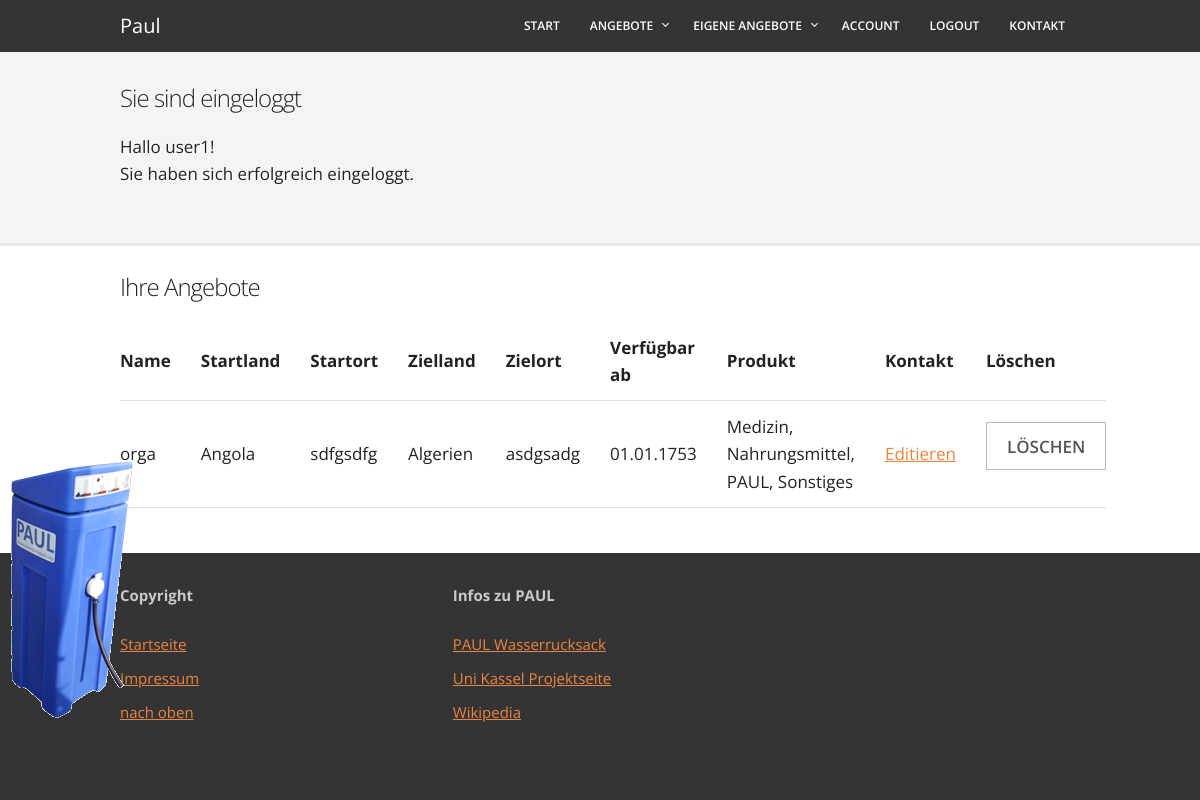
Page /AngebotEditieren/list_Own_Deliver.php (signed in) on the earlier database version.
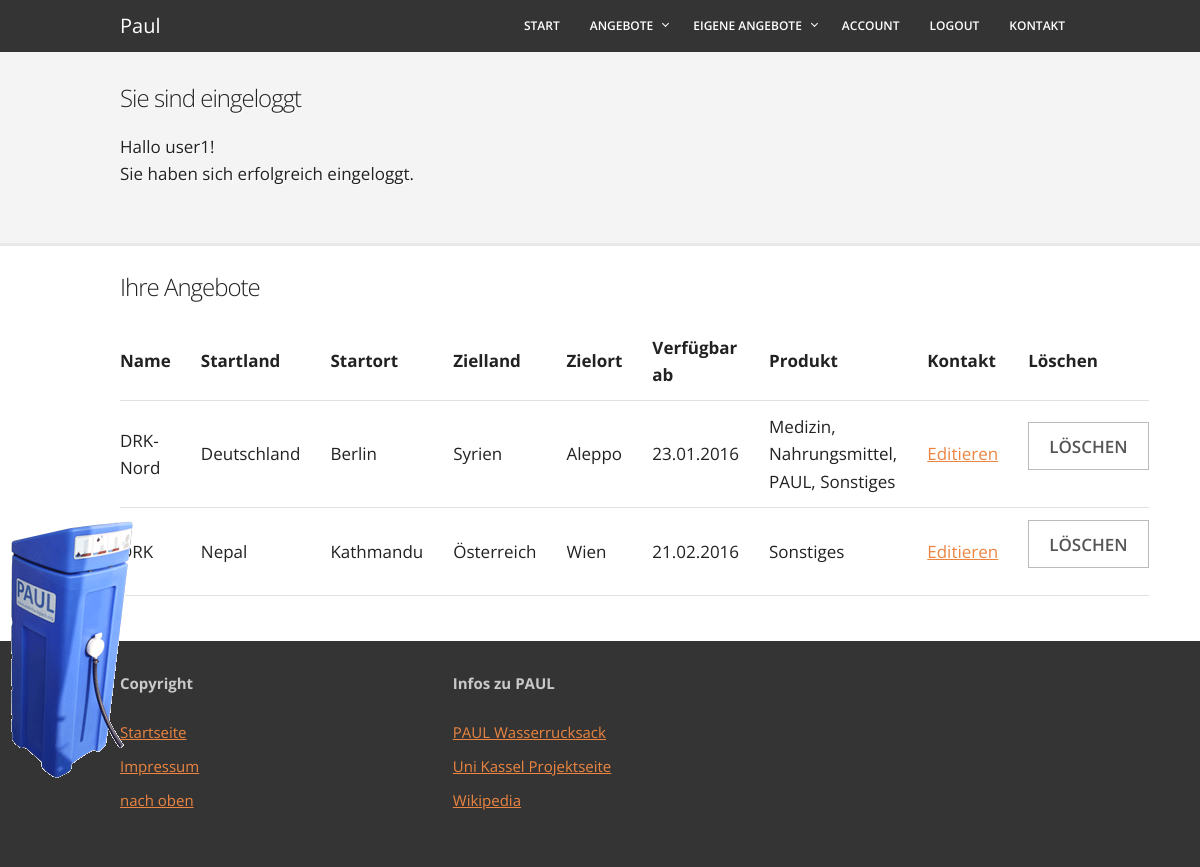
Same page on the later database version.
### tables this page shows
CREATE TABLE `deliverer_offer` (
  `ID` int(11) NOT NULL,
  `offerer` char(50) NOT NULL,
  `eMail` char(50) NOT NULL,
  `startCountry` int(11) NOT NULL,
  `startVillage` char(50) NOT NULL,
  `destinationCountry` int(11) NOT NULL,
  `destinationVillage` char(50) NOT NULL,
  `startDate` date NOT NULL,
  `endDate` date NOT NULL,
  `responsibleAcc` int(11) NOT NULL,
  `textField` varchar(3500) DEFAULT NULL
);

CREATE TABLE `countries` (
  `ID` int(11) NOT NULL,
  `abbreviation` char(6) NOT NULL,
  `countryName` char(20) NOT NULL
);

### AngebotEditieren/Edit_HTML_functions.php (called while the page is built, shortened)
<?php
function getOwnDeliverer($accID){
    return "SELECT do.id, do.offerer, c1.countryName as startCountry, do.startVillage, c2.countryName as destCountry, do.destinationVillage, do.startDate, prod.pr "
                          . "FROM "
                          . "(SELECT p.productname as pr, d.ID "
                          . "FROM productsdelivererjoin pdj "
                          . "join products p on pdj.ID_product = p.ID "
                          . "join deliverer_offer d on pdj.ID_delivererOffer = d.ID) prod, deliverer_offer do "
                          . "join countries c1 on do.startCountry = c1.id "
                          . "join countries c2 on do.destinationCountry = c2.ID "
                          . "WHERE prod.ID = do.ID AND do.responsibleAcc = $accID ORDER BY do.ID";
}

### includes/functions.php (called while the page is built, shortened)
<?php
function reformDatetoNormal($date) {
    return (new DateTime($date))->format('d.m.Y');
}
?>

### AngebotEditieren/list_Own_Deliver.php (the view, shortened to what this page needs)
<?php
$root = $_SERVER['DOCUMENT_ROOT'];
include_once ($root . "/helping_supplies/template/head.php");
include_once ($root . "/helping_supplies/template/header.php");
$accountID = $_SESSION['accountsId'];
include '../includes/dbConnectPDO.php';
include './Edit_HTML_functions.php';
?>
<div class="container">
    <h3>Ihre Angebote</h3>
        <table style="width: 100%">
            <tr align="left">
                          <th>Name</th>
                          <th>Startland</th>
                          <th>Startort</th>
                          <th>Zielland</th>
                          <th>Zielort</th>
                          <th>Verfügbar ab</th>
                          <th>Produkt</th>
                          <th>Kontakt</th>
                          <th>Löschen</th>
            </tr>
            <?php
            $statement = getOwnDeliverer($accountID);
                   $id = -1;
                  $test=$db->query($statement);
                  $test->fetch();
                  foreach($iter=$db->query($statement) as $row)
                  {
                      if($id != htmlspecialchars($row['id'])){
                          $id = htmlspecialchars($row['id']);
                          echo "<form onSubmit=\"return\" action=\"" . htmlspecialchars($_SERVER["PHP_SELF"]) . "\" method=\"post\">";
                          echo "<tr align=\"left\">\n";
                          echo "<td>" . htmlspecialchars($row['offerer']) . "</td>\n";
                          echo "<td>" . htmlspecialchars($row['startCountry']) . "</td>\n";
                          echo "<td>" . htmlspecialchars($row['startVillage']) . "</td>\n";
                          echo "<td>" . htmlspecialchars($row['destCountry']) . "</td>\n";
                          echo "<td>" . htmlspecialchars($row['destinationVillage']) . "</td>\n";
                          echo "<td>" . reformDatetoNormal(htmlspecialchars($row['startDate'])) . "</td>\n";
                          echo "<td>";
                          do{
                            echo htmlspecialchars($row['pr']);
                            if(($temp = $test->fetchColumn()) == $id){
                                $row = $iter->fetch();
                                echo ", ";
                            }
                            else {
                                break;
                            }
                          }while(true);
                          echo "</td>\n";
                          echo "<td>" . "<a href= /helping_supplies/AngebotEditieren/edit_Offer_Deliver_HTML.php?id=$id>Editieren</a></td>\n";
                          echo "<td>" . "<input type=\"submit\" value=\"Löschen\" name=\"delete\" onclick=\"return confirm('Eintrag wirklich löschen?');this.parentNode.removeChild(this);\"></td>\n";
                          echo "</tr>";
                          echo "</form>";
                      }
                  }
            ?>
        </table>
</div>
<?php
include_once ($root . "/helping_supplies/template/footer.php");
?>

Differences in the rows shown:
removed deliverer_offer: startCountry.countryName "Angola", startVillage "sdfgsdfg", destinationCountry.countryName "Algerien", destinationVillage "asdgsadg", startDate "01.01.1753", pr "Medizin", pr "Nahrungsmittel", pr "PAUL", pr "Sonstiges"
added deliverer_offer: offerer "DRK-Nord", startCountry.countryName "Deutschland", startVillage "Berlin", destinationCountry.countryName "Syrien", destinationVillage "Aleppo", startDate "23.01.2016", pr "Medizin", pr "Nahrungsmittel", pr "PAUL", pr "Sonstiges"
added deliverer_offer: startCountry.countryName "Nepal", startVillage "Kathmandu", destinationCountry.countryName "Österreich", destinationVillage "Wien", startDate "21.02.2016", pr "Sonstiges"
